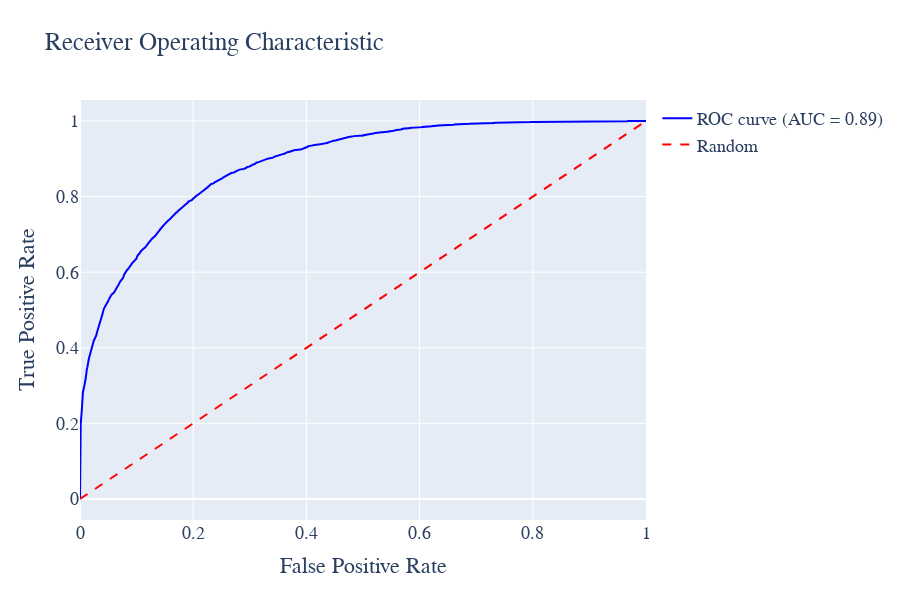

Notebook source saved alongside this figure:
### Code cell
# %%
import plotly.graph_objects as go
from sklearn.metrics import roc_curve, auc

# 计算ROC曲线
roc_auc = auc(fpr, tpr)

# 计算ROC曲线
roc_auc = auc(fpr, tpr)

# 创建布局
layout = go.Layout(
    title='Receiver Operating Characteristic',
    xaxis=dict(title='False Positive Rate'),
    yaxis=dict(title='True Positive Rate'),
    hovermode='closest',
    width=900, height=600,
    font=dict(family='Times New Roman', size=18)
)

# 创建ROC曲线图形
roc_trace = go.Scatter(
    x=fpr,
    y=tpr,
    mode='lines',
    line=dict(color='blue', width=2),
    name='ROC curve (AUC = %0.2f)' % roc_auc
)

# 创建对角线图形
diagonal_trace = go.Scatter(
    x=[0, 1],
    y=[0, 1],
    mode='lines',
    line=dict(color='red', width=2, dash='dash'),
    name='Random'
)

# 创建图表数据
data = [roc_trace, diagonal_trace]

# 创建图表
fig = go.Figure(data=data, layout=layout)

fig.write_html('Image/4_6_2_6.html')
# 显示图表
fig.show()

### Figure 1 — Plotly figure (JSON) as saved in the notebook; plotly's stock layout.template omitted (floating-point values rounded to 4 significant figures; data arrays with more than 128 entries replaced by an {"elided": "..."} marker saying what was removed)
{"data": [{"line": {"color": "blue", "width": 2}, "mode": "lines", "name": "ROC curve (AUC = 0.89)", "type": "scatter", "x": {"elided": "4080 float values"}, "y": {"elided": "4080 float values"}}, {"line": {"color": "red", "dash": "dash", "width": 2}, "mode": "lines", "name": "Random", "type": "scatter", "x": [0, 1], "y": [0, 1]}], "layout": {"font": {"family": "Times New Roman", "size": 18}, "height": 600, "hovermode": "closest", "title": {"text": "Receiver Operating Characteristic"}, "width": 900, "xaxis": {"title": {"text": "False Positive Rate"}}, "yaxis": {"title": {"text": "True Positive Rate"}}}}
